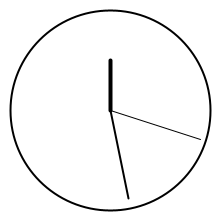
Frame 1 (no input)
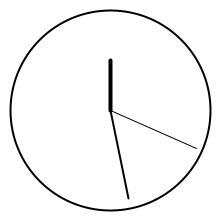
Frame 60 (the mouse pressed at the canvas centre just before this capture)
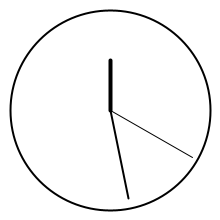
Frame 120 (the mouse held since frame 60 and released just before this capture)

The Processing sketch that drew these frames (run headless with seeded random() and noise(); from frame 60 on, the mouse is pressed at the canvas centre):

// Processing sketch: clock
// ── clock.pde
void setup() {
  size(220, 220);
  smooth();
}

void draw() {
  background(255);

  translate(width / 2, height / 2);

  // clock circle
  strokeWeight(2);
  ellipse(0, 0, 200, 200);

  // seconds
  strokeWeight(1);
  // degrees divided by number of second marks per round
  float radSec = 360 / 60 * second();
  pushMatrix();
  rotate(radians(radSec));
  line(0, 0, 0, -95);
  popMatrix();

  // minutes
  strokeWeight(2);
  float radMin = 360 / 60 * minute();
  pushMatrix();
  rotate(radians(radMin));
  line(0, 0, 0, -90);
  popMatrix();

  // hours
  strokeWeight(4);
  float radHour = 360 / 12 * hour();
  pushMatrix();
  rotate(radians(radHour));
  line(0, 0, 0, -50);
  popMatrix();
}
